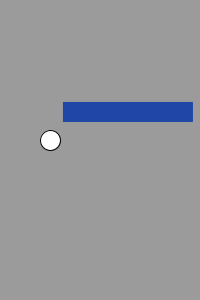
Frame 1 (no input)
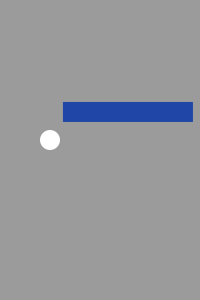
Frame 60 (the mouse pressed at the canvas centre just before this capture)
Frame 120 (the mouse held since frame 60 and released just before this capture): identical to frame 60, image omitted

The Processing sketch that drew these frames (run headless with seeded random() and noise(); from frame 60 on, the mouse is pressed at the canvas centre):

// Processing sketch: changing_thing
// ── changing_thing.pde
float x;// question why can we not assign these variables as int instead of float
float y;

void setup ()
{
  background(155);
  size(200,300);
  x = random(50,70);
  println(x);
  y = random(50,250);
  println(y);
}

void draw ()
{
  background(155);
  fill(255);
  ellipseMode(CENTER);
  ellipse(50,140,20,20);
  noStroke();
  if ((mouseX > x||mouseX < x+130)&&(mouseY>y||mouseY<=y+20)){
    fill(32,71,167);
    //rectMode(CENTER);
    rect(x,y,130,20);
    }
  else{
    fill(255);
    //rectMode(CENTER);
    rect(x,y,130,20);
  }
  fill(255);
  ellipseMode(CENTER);
 // ellipse(x,y,50,50);
}
